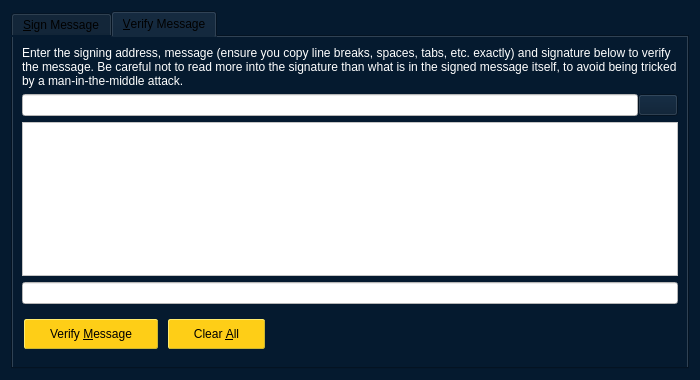
<?xml version="1.0" encoding="UTF-8"?>
<ui version="4.0">
 <class>SignVerifyMessageDialog</class>
 <widget class="QDialog" name="SignVerifyMessageDialog">
  <property name="geometry">
   <rect>
    <x>0</x>
    <y>0</y>
    <width>700</width>
    <height>380</height>
   </rect>
  </property>
  <property name="windowTitle">
   <string>Signatures - Sign / Verify a Message</string>
  </property>
  <property name="styleSheet">
   <string notr="true">background-color: rgb(5, 26, 47);
color: black;</string>
  </property>
  <property name="modal">
   <bool>true</bool>
  </property>
  <layout class="QVBoxLayout" name="verticalLayout">
   <item>
    <widget class="QTabWidget" name="tabWidget">
     <property name="currentIndex">
      <number>1</number>
     </property>
     <widget class="QWidget" name="tabSignMessage">
      <attribute name="title">
       <string>&amp;Sign Message</string>
      </attribute>
      <layout class="QVBoxLayout" name="verticalLayout_SM">
       <item>
        <widget class="QLabel" name="infoLabel_SM">
         <property name="styleSheet">
          <string notr="true">background: transparent;
color:white;</string>
         </property>
         <property name="text">
          <string>You can sign messages with your addresses to prove you own them. Be careful not to sign anything vague, as phishing attacks may try to trick you into signing your identity over to them. Only sign fully-detailed statements you agree to.</string>
         </property>
         <property name="textFormat">
          <enum>Qt::PlainText</enum>
         </property>
         <property name="wordWrap">
          <bool>true</bool>
         </property>
        </widget>
       </item>
       <item>
        <layout class="QHBoxLayout" name="horizontalLayout_1_SM">
         <property name="spacing">
          <number>0</number>
         </property>
         <item>
          <widget class="QValidatedLineEdit" name="addressIn_SM">
           <property name="toolTip">
            <string>The BTEX address to sign the message with</string>
           </property>
           <property name="styleSheet">
            <string notr="true">background: white;
color:black;</string>
           </property>
          </widget>
         </item>
         <item>
          <widget class="QPushButton" name="addressBookButton_SM">
           <property name="toolTip">
            <string>Choose previously used address</string>
           </property>
           <property name="styleSheet">
            <string notr="true">background-color: rgb(5, 26, 47);
color:white;</string>
           </property>
           <property name="text">
            <string/>
           </property>
           <property name="icon">
            <iconset resource="../bitesax.qrc">
             <normaloff>:/icons/address-book</normaloff>:/icons/address-book</iconset>
           </property>
           <property name="shortcut">
            <string>Alt+A</string>
           </property>
           <property name="autoDefault">
            <bool>false</bool>
           </property>
          </widget>
         </item>
         <item>
          <widget class="QPushButton" name="pasteButton_SM">
           <property name="toolTip">
            <string>Paste address from clipboard</string>
           </property>
           <property name="styleSheet">
            <string notr="true">background-color: rgb(5, 26, 47);
color:black;</string>
           </property>
           <property name="text">
            <string/>
           </property>
           <property name="icon">
            <iconset resource="../bitesax.qrc">
             <normaloff>:/icons/editpaste</normaloff>:/icons/editpaste</iconset>
           </property>
           <property name="shortcut">
            <string>Alt+P</string>
           </property>
           <property name="autoDefault">
            <bool>false</bool>
           </property>
          </widget>
         </item>
        </layout>
       </item>
       <item>
        <widget class="QPlainTextEdit" name="messageIn_SM">
         <property name="toolTip">
          <string>Enter the message you want to sign here</string>
         </property>
         <property name="styleSheet">
          <string notr="true">background-color: white;
color:black</string>
         </property>
        </widget>
       </item>
       <item>
        <widget class="QLabel" name="signatureLabel_SM">
         <property name="styleSheet">
          <string notr="true">background: transparent;
color:white;</string>
         </property>
         <property name="text">
          <string>Signature</string>
         </property>
         <property name="textFormat">
          <enum>Qt::PlainText</enum>
         </property>
        </widget>
       </item>
       <item>
        <layout class="QHBoxLayout" name="horizontalLayout_2_SM">
         <property name="spacing">
          <number>0</number>
         </property>
         <item>
          <widget class="QLineEdit" name="signatureOut_SM">
           <property name="font">
            <font>
             <italic>true</italic>
            </font>
           </property>
           <property name="styleSheet">
            <string notr="true">background: white;
color:black;</string>
           </property>
           <property name="readOnly">
            <bool>true</bool>
           </property>
          </widget>
         </item>
         <item>
          <widget class="QPushButton" name="copySignatureButton_SM">
           <property name="toolTip">
            <string>Copy the current signature to the system clipboard</string>
           </property>
           <property name="styleSheet">
            <string notr="true">background:white;
color:black</string>
           </property>
           <property name="text">
            <string/>
           </property>
           <property name="icon">
            <iconset resource="../bitesax.qrc">
             <normaloff>:/icons/editcopy</normaloff>:/icons/editcopy</iconset>
           </property>
           <property name="autoDefault">
            <bool>false</bool>
           </property>
          </widget>
         </item>
        </layout>
       </item>
       <item>
        <layout class="QHBoxLayout" name="horizontalLayout_3_SM">
         <item>
          <widget class="QPushButton" name="signMessageButton_SM">
           <property name="toolTip">
            <string>Sign the message to prove you own this BTEX address</string>
           </property>
           <property name="styleSheet">
            <string notr="true">QPushButton { /* Global Button Style */
	background-color: rgb(254, 206, 23);
	border-width: 1px;
	border-style: outset;
	border-color: #cbb62f;
	border-radius: 2px;
	color:#000000;
	font-size:12px;
	font-weight:normal;
	padding-left:25px;
	padding-right:25px;
	padding-top:1px;
	padding-bottom:1px;
	height: 26px;
	margin: 2px;
}
QPushButton:hover {
		background-color: rgb(206, 163, 153);
}

QPushButton:pressed {
	background-color: rgb(170, 255, 255);
	border:1px solid #000000;
}</string>
           </property>
           <property name="text">
            <string>Sign &amp;Message</string>
           </property>
           <property name="icon">
            <iconset resource="../bitesax.qrc">
             <normaloff>:/icons/edit</normaloff>:/icons/edit</iconset>
           </property>
           <property name="autoDefault">
            <bool>false</bool>
           </property>
          </widget>
         </item>
         <item>
          <widget class="QPushButton" name="clearButton_SM">
           <property name="toolTip">
            <string>Reset all sign message fields</string>
           </property>
           <property name="styleSheet">
            <string notr="true">QPushButton { /* Global Button Style */
	background-color: rgb(254, 206, 23);
	border-width: 1px;
	border-style: outset;
	border-color: #cbb62f;
	border-radius: 2px;
	color:#000000;
	font-size:12px;
	font-weight:normal;
	padding-left:25px;
	padding-right:25px;
	padding-top:1px;
	padding-bottom:1px;
	height: 26px;
	margin: 2px;
}
QPushButton:hover {
		background-color: rgb(206, 163, 153);
}

QPushButton:pressed {
	background-color: rgb(170, 255, 255);
	border:1px solid #000000;
}</string>
           </property>
           <property name="text">
            <string>Clear &amp;All</string>
           </property>
           <property name="icon">
            <iconset resource="../bitesax.qrc">
             <normaloff>:/icons/remove</normaloff>:/icons/remove</iconset>
           </property>
           <property name="autoDefault">
            <bool>false</bool>
           </property>
          </widget>
         </item>
         <item>
          <spacer name="horizontalSpacer_1_SM">
           <property name="orientation">
            <enum>Qt::Horizontal</enum>
           </property>
           <property name="sizeHint" stdset="0">
            <size>
             <width>40</width>
             <height>48</height>
            </size>
           </property>
          </spacer>
         </item>
         <item>
          <widget class="QLabel" name="statusLabel_SM">
           <property name="font">
            <font>
             <weight>75</weight>
             <bold>true</bold>
            </font>
           </property>
           <property name="styleSheet">
            <string notr="true">background: transparent</string>
           </property>
           <property name="text">
            <string/>
           </property>
           <property name="wordWrap">
            <bool>true</bool>
           </property>
          </widget>
         </item>
         <item>
          <spacer name="horizontalSpacer_2_SM">
           <property name="orientation">
            <enum>Qt::Horizontal</enum>
           </property>
           <property name="sizeHint" stdset="0">
            <size>
             <width>40</width>
             <height>48</height>
            </size>
           </property>
          </spacer>
         </item>
        </layout>
       </item>
      </layout>
     </widget>
     <widget class="QWidget" name="tabVerifyMessage">
      <attribute name="title">
       <string>&amp;Verify Message</string>
      </attribute>
      <layout class="QVBoxLayout" name="verticalLayout_VM">
       <item>
        <widget class="QLabel" name="infoLabel_VM">
         <property name="styleSheet">
          <string notr="true">background: transparent;
color:white;</string>
         </property>
         <property name="text">
          <string>Enter the signing address, message (ensure you copy line breaks, spaces, tabs, etc. exactly) and signature below to verify the message. Be careful not to read more into the signature than what is in the signed message itself, to avoid being tricked by a man-in-the-middle attack.</string>
         </property>
         <property name="textFormat">
          <enum>Qt::PlainText</enum>
         </property>
         <property name="alignment">
          <set>Qt::AlignLeading|Qt::AlignLeft|Qt::AlignTop</set>
         </property>
         <property name="wordWrap">
          <bool>true</bool>
         </property>
        </widget>
       </item>
       <item>
        <layout class="QHBoxLayout" name="horizontalLayout_1_VM">
         <property name="spacing">
          <number>0</number>
         </property>
         <item>
          <widget class="QValidatedLineEdit" name="addressIn_VM">
           <property name="toolTip">
            <string>The BTEX address the message was signed with</string>
           </property>
           <property name="styleSheet">
            <string notr="true">background: white;
color:black;</string>
           </property>
          </widget>
         </item>
         <item>
          <widget class="QPushButton" name="addressBookButton_VM">
           <property name="toolTip">
            <string>Choose previously used address</string>
           </property>
           <property name="styleSheet">
            <string notr="true">background-color: rgb(5, 26, 47);
color:black;</string>
           </property>
           <property name="text">
            <string/>
           </property>
           <property name="icon">
            <iconset resource="../bitesax.qrc">
             <normaloff>:/icons/address-book</normaloff>:/icons/address-book</iconset>
           </property>
           <property name="shortcut">
            <string>Alt+A</string>
           </property>
           <property name="autoDefault">
            <bool>false</bool>
           </property>
          </widget>
         </item>
        </layout>
       </item>
       <item>
        <widget class="QPlainTextEdit" name="messageIn_VM">
         <property name="styleSheet">
          <string notr="true">background-color: white;
color:black</string>
         </property>
        </widget>
       </item>
       <item>
        <widget class="QValidatedLineEdit" name="signatureIn_VM">
         <property name="styleSheet">
          <string notr="true">background: white;
color:black;</string>
         </property>
        </widget>
       </item>
       <item>
        <layout class="QHBoxLayout" name="horizontalLayout_2_VM">
         <item>
          <widget class="QPushButton" name="verifyMessageButton_VM">
           <property name="toolTip">
            <string>Verify the message to ensure it was signed with the specified BTEX address</string>
           </property>
           <property name="styleSheet">
            <string notr="true">QPushButton { /* Global Button Style */
	background-color: rgb(254, 206, 23);
	border-width: 1px;
	border-style: outset;
	border-color: #cbb62f;
	border-radius: 2px;
	color:#000000;
	font-size:12px;
	font-weight:normal;
	padding-left:25px;
	padding-right:25px;
	padding-top:1px;
	padding-bottom:1px;
	height: 26px;
	margin: 2px;
}
QPushButton:hover {
		background-color: rgb(206, 163, 153);
}

QPushButton:pressed {
	background-color: rgb(170, 255, 255);
	border:1px solid #000000;
}</string>
           </property>
           <property name="text">
            <string>Verify &amp;Message</string>
           </property>
           <property name="icon">
            <iconset resource="../bitesax.qrc">
             <normaloff>:/icons/transaction_0</normaloff>:/icons/transaction_0</iconset>
           </property>
           <property name="autoDefault">
            <bool>false</bool>
           </property>
          </widget>
         </item>
         <item>
          <widget class="QPushButton" name="clearButton_VM">
           <property name="toolTip">
            <string>Reset all verify message fields</string>
           </property>
           <property name="styleSheet">
            <string notr="true">QPushButton { /* Global Button Style */
	background-color: rgb(254, 206, 23);
	border-width: 1px;
	border-style: outset;
	border-color: #cbb62f;
	border-radius: 2px;
	color:#000000;
	font-size:12px;
	font-weight:normal;
	padding-left:25px;
	padding-right:25px;
	padding-top:1px;
	padding-bottom:1px;
	height: 26px;
	margin: 2px;
}
QPushButton:hover {
		background-color: rgb(206, 163, 153);
}

QPushButton:pressed {
	background-color: rgb(170, 255, 255);
	border:1px solid #000000;
}</string>
           </property>
           <property name="text">
            <string>Clear &amp;All</string>
           </property>
           <property name="icon">
            <iconset resource="../bitesax.qrc">
             <normaloff>:/icons/remove</normaloff>:/icons/remove</iconset>
           </property>
           <property name="autoDefault">
            <bool>false</bool>
           </property>
          </widget>
         </item>
         <item>
          <spacer name="horizontalSpacer_1_VM">
           <property name="orientation">
            <enum>Qt::Horizontal</enum>
           </property>
           <property name="sizeHint" stdset="0">
            <size>
             <width>40</width>
             <height>48</height>
            </size>
           </property>
          </spacer>
         </item>
         <item>
          <widget class="QLabel" name="statusLabel_VM">
           <property name="font">
            <font>
             <weight>75</weight>
             <bold>true</bold>
            </font>
           </property>
           <property name="styleSheet">
            <string notr="true">background: transparent</string>
           </property>
           <property name="text">
            <string/>
           </property>
           <property name="wordWrap">
            <bool>true</bool>
           </property>
          </widget>
         </item>
         <item>
          <spacer name="horizontalSpacer_2_VM">
           <property name="orientation">
            <enum>Qt::Horizontal</enum>
           </property>
           <property name="sizeHint" stdset="0">
            <size>
             <width>40</width>
             <height>48</height>
            </size>
           </property>
          </spacer>
         </item>
        </layout>
       </item>
      </layout>
     </widget>
    </widget>
   </item>
  </layout>
 </widget>
 <customwidgets>
  <customwidget>
   <class>QValidatedLineEdit</class>
   <extends>QLineEdit</extends>
   <header>qvalidatedlineedit.h</header>
  </customwidget>
 </customwidgets>
 <resources>
  <include location="../bitesax.qrc"/>
 </resources>
 <connections/>
</ui>
